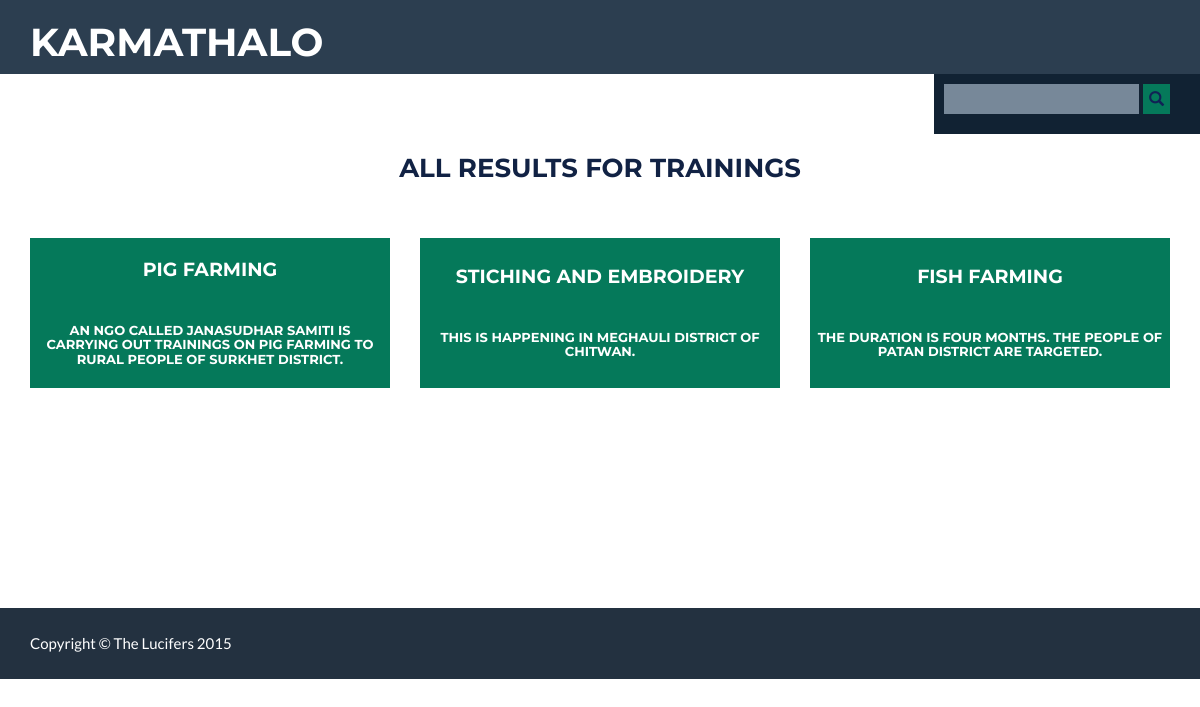
/app/trainings/, run on an earlier commit of the app's database.
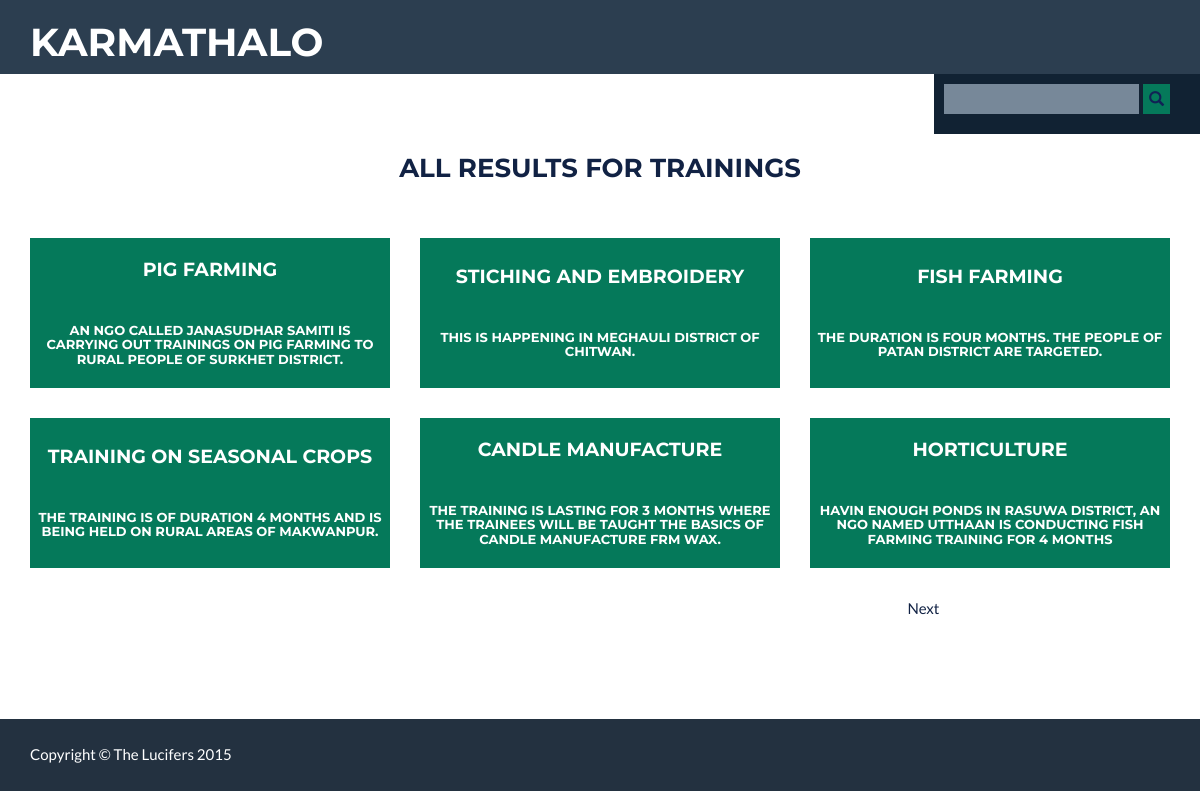
And on a later commit of the database.
### youthPlatform/models.py (models this page shows, shortened)
class Advertisement(models.Model):
    institutionName = models.CharField(max_length = 50)
    description = models.TextField()

class TrainingAd(Advertisement):
    duration = models.CharField(max_length = 40, default="3 months")
    cost = models.IntegerField(default = 1000)
    givesJob = models.BooleanField(default = False)

class Advertisement(models.Model):
    institutionName = models.CharField(max_length = 50)
    description = models.TextField()

### youthPlatform/views.py (the view, shortened to what this page needs)
class Search(View):
    model = None
    searchtype = None
    def __init__(self, model, searchtype):
        self.model = model
        self.searchtype = searchtype
    def get(self, request):
        try:
            queryString = request.GET.get('query')
        except:
            queryString = None
        if queryString==None:
            heading = "All results for " + self.searchtype
            results = self.model.objects.all()
        context = {}
        context['heading'] = heading
        context['type'] = self.searchtype
        context['results'] = self.paginate(results, request)
        if len(context['results'])==0:
            error = "no results found"
        else:
            error = None
        context['error'] = error
        return render(request, 'youthPlatform/searchresults.html', context)
    def paginate(self, results, request):
        paginator = Paginator(results, 6) # show 6 per page
        page = request.GET.get('page')
        try:
            result = paginator.page(page)
        except PageNotAnInteger:
            result = paginator.page(1)
        except EmptyPage:
            result = paginator.page(paginator.num_pages)
        error = None
        if len(result)==0:
            error = "No results found"
        return result

### templates/youthPlatform/searchresults.html (shortened to what this page needs)
<!DOCTYPE html>
<html lang="en">
<head>
{% load staticfiles %}
    <link href="{% static 'youthPlatform/css/bootstrap.min.css' %}" rel="stylesheet">
    <link href="{% static 'youthPlatform/css/style.css' %}" rel="stylesheet">
    <link href="{% static 'youthPlatform/css/freelancer.css' %}" rel="stylesheet">
    <link href="font-awesome/css/font-awesome.min.css" rel="stylesheet" type="text/css">
</head>
<body id="page-top" class="index">
    <nav class="navbar navbar-default ">
        <div class="container">
            <div class="navbar-header page-scroll">
                <h1><a class="brand" href="{% url 'index' %}">KARMATHALO</a></h1>
            </div>
        </div>
    </nav>
    <div class="row">
        <div class="col-md-12">
            <div class="navbar searchbar">
            {% ifequal type "trainings" %}
                <form method="get" action="{% url 'trainings' %}">
            {% endifequal %}
                    <input class="search-textbox" type="text" name="query" />
                    <button class="search-button"><span class="glyphicon glyphicon-search"></span></button> <span class="greeting"> </span>
                </form>
            </div>
        </div>
    </div>
    <div class="row">
        <div class="col-md-2"></div>
        <div class="col-md-8">
            <h3 class="search-header">{{heading}}</h3>
        </div>
        <div class="col-md-2"></div>
    </div>
<br/>
{% if error %}
<span class="message"><h2 style="color:#124">{{error}}!!</span><br/>
{% else %}
<br><br>
<section id="portfolio" style="min-height:350px">
        <div class="container boxes">
                <div class="row">
                    {% for x in results %}
                     <div class="col-sm-4 portfolio-item">
                      <a href="">
                      <button class="search-button result">
                        {% ifequal type "trainings" %}
                        <span class="result-title"><h4>{{x.institutionName}}</h4></span><br>
                        {% endifequal %}
                        <span class="result-short"><h6>{{x.description}}<h6></span>
                     </button>
                     </a>
                    </div>
                    {% endfor %}
                </div>
            </div>
            <div class="container">
                <div class="row">
                    <div class="col-sm-3">
                    {% ifequal type "trainings" %}
                    </div>
                    <div class="col-sm-6"></div>
                    <div class="col-sm-3">
                    {% if results.has_next %}
                        <a href="{% url 'trainings' %}?page={{results.next_page_number}}" class="paginator">Next</a>
                    {% endif %}
                    {% endifequal %}
                   </div>
                </div>
            </div>
</section>
{% endif %}
<footer>
<div class="footer-below">
            <div class="container">
                <div class="row">
                    <div class="col-lg-12">
                        Copyright &copy; The Lucifers 2015
                    </div>
                </div>
            </div>
        </div>
</footer>
</body>
</html>

### youthPlatform/static/youthPlatform/css/style.css (style rules this page uses)
body { color:#124; }
.navbar { border-radius:0px; }
.boxes { margin-top:-120px; }
.brand { color:#fff;; }
.result { color:#fff; }
.searchbar { max-height:50px; float: right; margin-bottom:20px; margin-top:-21px; background:#123; padding:10px; padding-bottom:10px; }
.search-button { background:#05795a; border:0px; min-height:30px; color:#125; }
.search-textbox { background:#789; border:0px; min-height:30px; color:#124 ; }
.search-header { margin-top:0px; text-align:center; color:#124; }
.greeting { color:#fff; padding-left:20px; }
.result { height:150px; width:100%; color:#fff; }
.result-title { color:#fff; }
.paginator { text-decoration:bold; color:#124; }
.index { height:250px; width:100%; color:#fff; }

### youthPlatform/static/youthPlatform/css/freelancer.css (style rules this page uses)
body { overflow-x: hidden; }
a, a:hover, a:focus, a:active, a.active { outline: 0; color: #18bc9c; }
h1, h2, h3, h4, h5, h6 { text-transform: uppercase; font-family: Montserrat,"Helvetica Neue",Helvetica,Arial,sans-serif; font-weight: 700; }
.navbar { text-transform: uppercase; font-family: Montserrat,"Helvetica Neue",Helvetica,Arial,sans-serif; font-weight: 700; }
.navbar-default, .navbar-inverse { border: 0; }
section { padding: 100px 0; }
#portfolio .portfolio-item { right: 0; margin: 0 0 15px; }
#portfolio * { z-index: 2; }
@media (min-width:767px) { #portfolio .portfolio-item { margin: 0 0 30px; } }
footer { color: #fff; }
footer .footer-below { padding: 25px 0; background-color: #233140; }

What changed in the data, as far as the page shows it:
added TrainingAd: institutionName "TRAINING ON SEASONAL CROPS", description "THE TRAINING IS OF DURATION 4 MONTHS AND IS BEING HELD ON RURAL AREAS OF MAKWANPUR."
added TrainingAd: institutionName "CANDLE MANUFACTURE", description "THE TRAINING IS LASTING FOR 3 MONTHS WHERE THE TRAINEES WILL BE TAUGHT THE BASICS OF CANDLE MANUFACTURE FRM WAX."
added TrainingAd: institutionName "HORTICULTURE", description "HAVIN ENOUGH PONDS IN RASUWA DISTRICT, AN NGO NAMED UTTHAAN IS CONDUCTING FISH FARMING TRAINING FOR 4 MONTHS"
Also different on the page:
text now shown: "Next"
